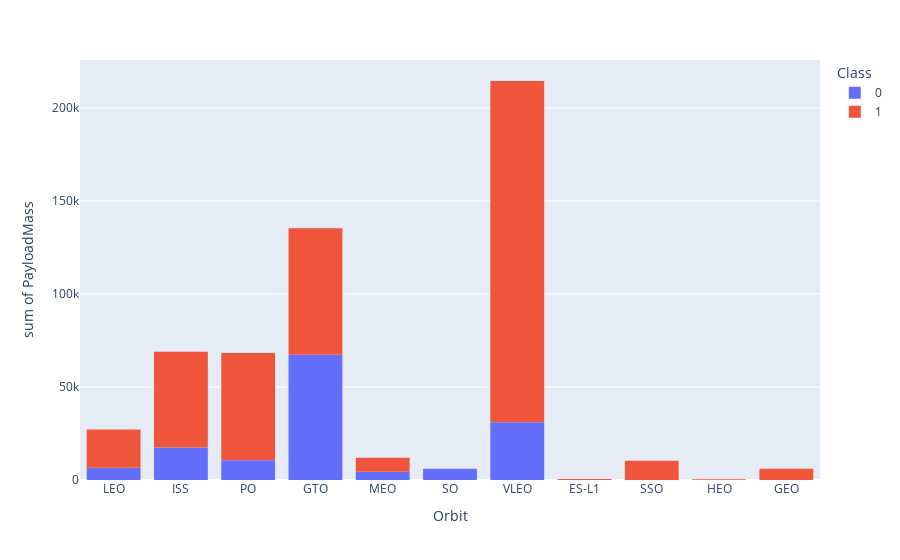

This figure's notebook cell:
### Markdown cell above
### TASK  5: Visualize the relationship between Payload and Orbit type

### Code cell
px.histogram(df, df.Orbit, df.PayloadMass, color = df.Class)

### Figure 1 — Plotly figure (JSON) as saved in the notebook; plotly's stock layout.template omitted (floating-point values rounded to 4 significant figures)
{"data": [{"alignmentgroup": "True", "bingroup": "x", "histfunc": "sum", "hovertemplate": "Class=0<br>Orbit=%{x}<br>sum of PayloadMass=%{y}<extra></extra>", "legendgroup": "0", "marker": {"color": "#636efa", "pattern": {"shape": ""}}, "name": "0", "offsetgroup": "0", "orientation": "v", "showlegend": true, "type": "histogram", "x": ["LEO", "LEO", "ISS", "PO", "GTO", "GTO", "GTO", "GTO", "ISS", "ISS", "ISS", "GTO", "ISS", "PO", "GTO", "GTO", "GTO", "GTO", "GTO", "GTO", "PO", "ISS", "GTO", "ISS", "ISS", "MEO", "GTO", "SO", "VLEO", "VLEO"], "xaxis": "x", "y": [6105.0, 525, 677, 500, 3170, 3325, 4535, 4428, 2216, 2395, 1898, 4707, 2477, 553, 5271, 5500, 5600, 6070, 6761, 6092, 9600, 2760, 5384.0, 2410, 2573, 4400, 6500, 6105.0, 15400, 15600], "yaxis": "y"}, {"alignmentgroup": "True", "bingroup": "x", "histfunc": "sum", "hovertemplate": "Class=1<br>Orbit=%{x}<br>sum of PayloadMass=%{y}<extra></extra>", "legendgroup": "1", "marker": {"color": "#EF553B", "pattern": {"shape": ""}}, "name": "1", "offsetgroup": "1", "orientation": "v", "showlegend": true, "type": "histogram", "x": ["ISS", "LEO", "ES-L1", "LEO", "ISS", "GTO", "GTO", "ISS", "GTO", "PO", "ISS", "GTO", "LEO", "ISS", "GTO", "PO", "ISS", "SSO", "LEO", "PO", "GTO", "GTO", "ISS", "PO", "LEO", "GTO", "HEO", "GTO", "GTO", "PO", "GTO", "GTO", "SSO", "GTO", "SSO", "PO", "ISS", "ISS", "VLEO", "SSO", "ISS", "VLEO", "ISS", "GTO", "VLEO", "VLEO", "ISS", "VLEO", "ISS", "VLEO", "VLEO", "MEO", "GEO", "VLEO", "SSO", "VLEO", "VLEO", "VLEO", "VLEO", "MEO"], "xaxis": "x", "y": [2296, 1316, 570, 2034, 3136, 4696, 3100, 2257, 4600, 9600, 2490, 5300, 6105.0, 2708, 3669, 9600, 2910, 475, 4990, 9600, 5200, 3700, 2205, 9600, 6105.0, 4230, 350, 3750, 7076, 9600, 5800, 7060, 2800, 3000, 4000, 9600, 12259, 2482, 13620, 1425, 2228.0, 15600, 5000, 6800, 15400, 15600, 1977, 15400, 9525, 15400, 15400, 3880, 6105.0, 15400, 1600, 15400, 15400, 15400, 15400, 3681], "yaxis": "y"}], "layout": {"barmode": "relative", "legend": {"title": {"text": "Class"}, "tracegroupgap": 0}, "margin": {"t": 60}, "xaxis": {"anchor": "y", "domain": [0, 1], "title": {"text": "Orbit"}}, "yaxis": {"anchor": "x", "domain": [0, 1], "title": {"text": "sum of PayloadMass"}}}}
